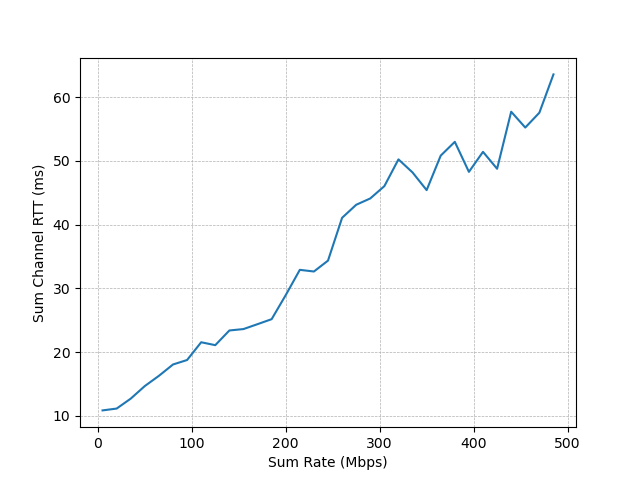

The script that saved this image:
import os
data_path = os.path.join(os.path.dirname(__file__), 'data.json')
import json

class dataStruct:
    def __init__(self, rttDict):
        if rttDict == {}:
            self.data_frac = 0
            self.rtt = 0
            self.channel_rtts = [0, 0]
            self.channel_probabilities = [0, 0]
            return
        self.data_frac = float(rttDict['rtt'][0])
        self.rtt = float(rttDict['rtt'][1])
        self.channel_rtts = [float(rttDict['rtt'][2]), float(rttDict['rtt'][3])]
        self.channel_probabilities = [float(rttDict['rtt'][4]), float(rttDict['rtt'][5])]

    def __str__(self) -> str:
        return json.dumps(self.__dict__, indent=2)
    
    def to_dict(self):
        return self.__dict__
    
    def from_dict(dict):
        data_struct = dataStruct({})
        for key, value in dict.items():
            if key in data_struct.__dict__:
                setattr(data_struct, key, value)
        return data_struct

def read_data(filename):
    with open(os.path.join(data_path, filename)) as f:
        temps = json.load(f)
    datas = []
    for temp in temps:
        datas.append(dataStruct.from_dict(temp))
    return datas

def plot_data(datas):
    import matplotlib.pyplot as plt
    import numpy as np

    device_num = 5
    fig, ax = plt.subplots()
    rtts = [data.rtt for data in datas]
    rtts_per_device = np.array(rtts).reshape(-1, device_num).T * 1000
    
    throughput = np.array(range(1, 100, 3)) * 5
    rtt_sum = rtts_per_device.sum(axis=0)
    ax.plot(throughput, rtt_sum)
    ax.grid( True, ls = '--', lw = 0.5)
    ax.set_xlabel('Sum Rate (Mbps)')
    ax.set_ylabel('Sum Channel RTT (ms)')
    plt.savefig('plot.png')

datas = read_data(data_path)
plot_data(datas)

    
